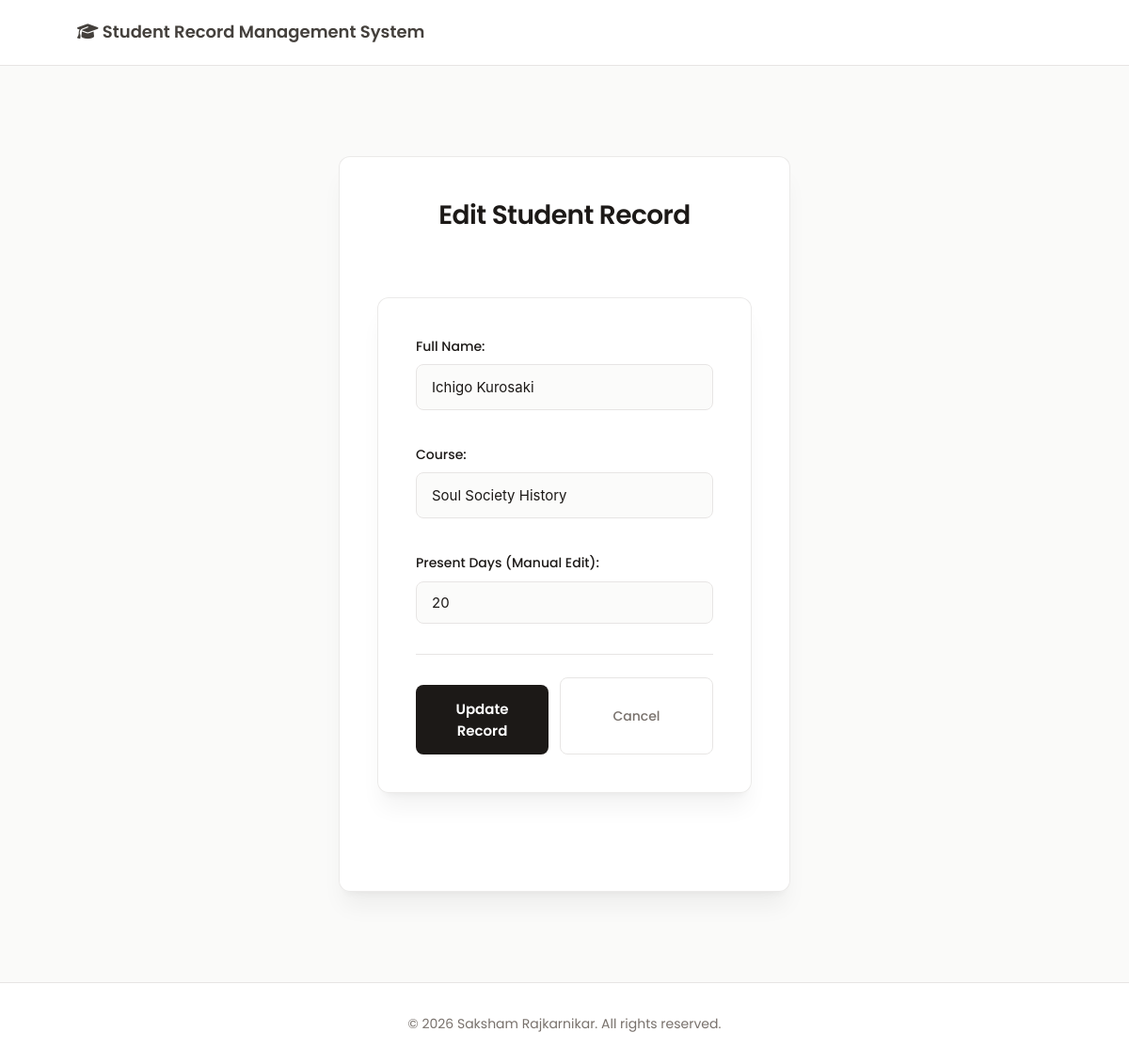
Screenshot of /public/admin/edit.php?id=6 (signed in) with the database file from the repository.
### tables this page shows
CREATE TABLE `users` (
  `id` int(11) NOT NULL,
  `username` varchar(50) NOT NULL,
  `password` varchar(255) NOT NULL,
  `full_name` varchar(100) NOT NULL,
  `course` varchar(100) DEFAULT NULL,
  `role` enum('admin','student') DEFAULT 'student',
  `present_days` int(11) DEFAULT 0,
  `last_attendance_date` date DEFAULT NULL,
  `created_at` timestamp NULL DEFAULT current_timestamp()
);

### public/admin/edit.php (the view, shortened to what this page needs)
<?php
require_once '../../config/db.php';
$id = intval($_GET['id'] ?? 0);
$stmt = $conn->prepare("SELECT * FROM users WHERE id = ? AND role = 'student'");
$stmt->bind_param("i", $id);
$stmt->execute();
$s = $stmt->get_result()->fetch_assoc();
include '../../includes/header.php';
?>
<!DOCTYPE html>
<html lang="en">
<head>
    <link rel="stylesheet" href="../../assets/css/style.css">
</head>
<body>
    <div class="form-container">
        <h2>Edit Student Record</h2>
        <form method="POST" class="edit-form">
            <div class="form-group">
                <label for="full_name">Full Name:</label>
                <input type="text" name="full_name" id="full_name"
                       value="<?php echo htmlspecialchars($s['full_name'], ENT_QUOTES, 'UTF-8'); ?>" required>
            </div>
            <div class="form-group">
                <label for="course">Course:</label>
                <input type="text" name="course" id="course"
                       value="<?php echo htmlspecialchars($s['course'], ENT_QUOTES, 'UTF-8'); ?>">
            </div>
            <div class="form-group">
                <label for="present_days">Present Days (Manual Edit):</label>
                <input type="number" min="1" name="present_days" id="present_days"
                       value="<?php echo (int)$s['present_days']; ?>" min="0">
            </div>
            <div class="form-actions">
                <button type="submit" class="btn btn-primary">Update Record</button>
                <a href="dashboard.php" class="btn btn-secondary">Cancel</a>
            </div>
        </form>
    </div>
</body>
</html>
<?php include '../../includes/footer.php'; ?>

### assets/css/style.css (style rules this page uses)
:root { --bg: #fafaf9; --surface: #ffffff; --text: #1c1917; --text-light: #78716c; --border: #e7e5e4; --accent: #44403c; --accent-light: #a8a29e; --success: #059669; --danger: #dc2626; --radius: 12px; --shadow: 0 4px 6px -1px rgba(0, 0, 0, 0.05); --shadow-lg: 0 20px 25px -5px rgba(0, 0, 0, 0.05), 0 8px 10px -6px rgba(0, 0, 0, 0.05); }
* { margin: 0; padding: 0; box-sizing: border-box; }
body { font-family: -apple-system, BlinkMacSystemFont, "Segoe UI", Roboto, Helvetica, Arial, sans-serif; background-color: var(--bg); color: var(--text); line-height: 1.6; -webkit-font-smoothing: antialiased; min-height: 100vh; }
form[method="POST"] { max-width: 420px; margin: 4rem auto; background: rgba(255, 255, 255, 0.9); backdrop-filter: blur(10px); padding: 2.5rem; border-radius: var(--radius); border: 1px solid rgba(231, 229, 228, 0.8); box-shadow: var(--shadow-lg); animation: slideUp 0.6s ease-out; }
form[method="POST"] input[type="text"], form[method="POST"] input[type="password"] { width: 100%; padding: 0.875rem 1rem; margin-bottom: 1rem; border: 1px solid var(--border); border-radius: 8px; font-size: 0.9375rem; font-family: inherit; background: rgba(250, 250, 249, 0.8); color: var(--text); transition: all 0.2s; }
form[method="POST"] button[type="submit"] { width: 100%; padding: 0.875rem; margin-top: 0.5rem; background: var(--text); color: var(--surface); border: none; border-radius: 8px; font-size: 0.9375rem; font-weight: 600; font-family: "Poppins", sans-serif; cursor: pointer; transition: all 0.2s; position: relative; overflow: hidden; }
.form-container { max-width: 480px; margin: 3rem auto; background: rgba(255, 255, 255, 0.9); backdrop-filter: blur(10px); padding: 2.5rem; border-radius: var(--radius); border: 1px solid rgba(231, 229, 228, 0.8); box-shadow: var(--shadow-lg); animation: slideUp 0.6s ease-out; }
.form-container h2 { text-align: center; margin-bottom: 2rem; font-size: 1.75rem; font-weight: 600; font-family: "Poppins", sans-serif; color: var(--text); letter-spacing: -0.02em; }
.form-group { margin-bottom: 1.25rem; }
.form-group label { display: block; font-size: 0.875rem; font-weight: 500; font-family: "Poppins", sans-serif; color: var(--text); margin-bottom: 0.5rem; }
.form-group input[type="text"], .form-group input[type="password"], .form-group input[type="number"] { width: 100%; padding: 0.75rem 1rem; border: 1px solid var(--border); border-radius: 8px; font-size: 0.9375rem; font-family: inherit; background: rgba(250, 250, 249, 0.8); color: var(--text); transition: all 0.2s; }
.form-actions { display: flex; gap: 0.75rem; margin-top: 2rem; padding-top: 1.5rem; border-top: 1px solid var(--border); }
.form-actions .btn { flex: 1; }
.btn { display: inline-flex; align-items: center; justify-content: center; gap: 0.5rem; padding: 0.75rem 1.5rem; border-radius: 8px; font-size: 0.875rem; font-weight: 500; font-family: "Poppins", sans-serif; text-decoration: none; border: 1px solid var(--border); cursor: pointer; transition: all 0.2s; background: var(--surface); color: var(--text); position: relative; }
.btn-primary { background: var(--text); color: var(--surface); border-color: var(--text); }
.btn-secondary { background: transparent; color: var(--text-light); }

### rows the page displays
users: full_name "Ichigo Kurosaki", course "Soul Society History", present_days "20"
